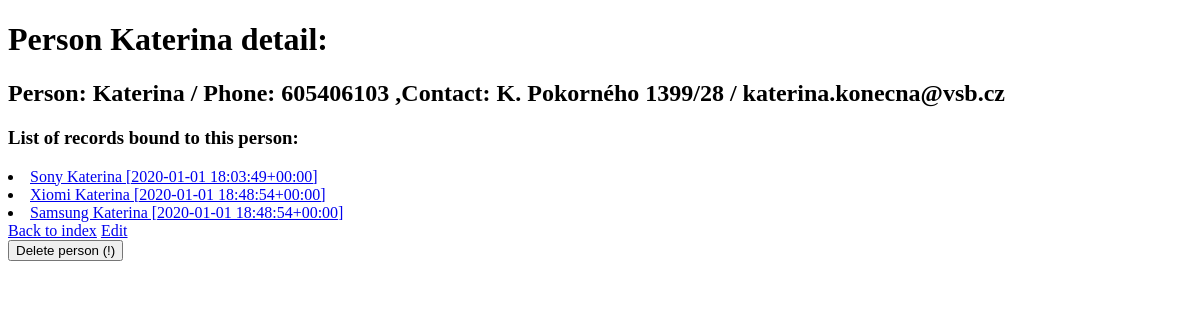
/persons/2/, run on an earlier commit of the app's database.
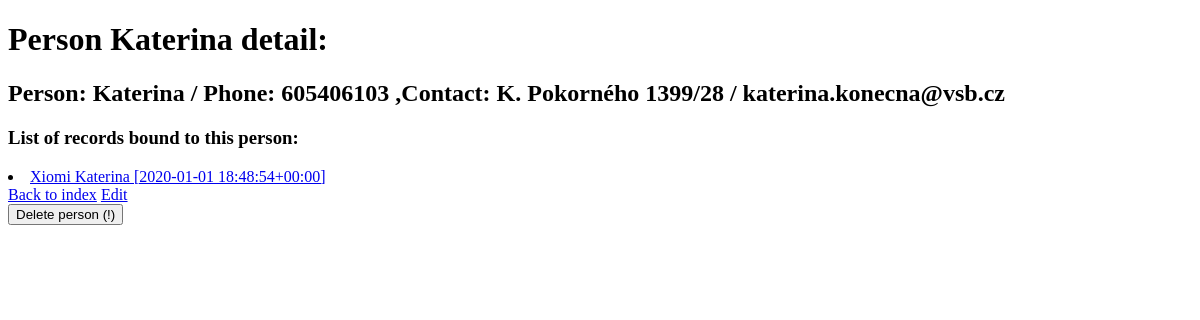
And on a later commit of the database.
### records/models.py (models this page shows, shortened)
class Record(models.Model):
    timestamp = models.DateTimeField(default=datetime.now())
    device_info = models.CharField(max_length=50)
    device_problem = models.CharField(max_length=100)
    servis_solution = models.ForeignKey("Solution", on_delete=models.SET_DEFAULT, blank=True, null=True, default=None)
    solution_status=models.BooleanField(default=False)
    person_info = models.ForeignKey("Person",on_delete=models.CASCADE,blank=True,null=True,default=None)
    DEVICE_TYPES = [
        ('NTB', 'Notebook'),
        ('PC', 'Computer'),
        ('SMP', 'SmartPhone'),
        ('TBL', 'Tablet'),
        ('OT', 'Other'),
    ]
    device_type = models.CharField(max_length=4,choices=DEVICE_TYPES,default="NON")
    def __str__(self):
        return "{} {} [{}]".format(self.device_info,self.person_info,self.timestamp)

class Person(models.Model):
    person_name = models.CharField(max_length=30)
    person_address = models.CharField(max_length=100)
    person_email = models.EmailField(max_length=50,default=None)
    person_phone = models.BigIntegerField()
    def __str__(self):
        return self.person_name
    def getDescription(self):
        return "Person: {} / Phone: {} \t ,Contact: {}  / {}".format(self.person_name,self.person_phone,self.person_address,self.person_email)

### records/views.py (the view)
# urls.py: path('persons/<int:person_id>/', records.views.person_detail, name="person_detail"),
def person_detail(request, person_id):
    person = get_object_or_404(Person,id=person_id)
    records_bounds = Record.objects.all().filter(person_info=person)
    return render(request, "p_detail.html", {"t_person": person, "t_records_bounds": records_bounds})

### templates/p_detail.html (shortened to what this page needs)
<!DOCTYPE html>
<html lang="en">
<head>
</head>
<body>
    <h1>Person {{t_person}} detail: </h1>
    <h2>{{t_person.getDescription}}</h2>
    <h3>List of records bound to this person:</h3>
    {% for record in t_records_bounds %}
        <li><a  href="{% url 'record_detail' record.id %}">{{record}}</a></li>
    {% endfor %}
<a href="{% url 'persons_index'%}">Back to index</a>
<a href="{% url 'person_edit' t_person.id %}">Edit</a>
<form action="{% url 'person_delete' t_person.id %}" method="POST">
    <input type="submit" value="Delete person (!)" />
</form>
</body>
</html>

What changed in the data, as far as the page shows it:
no longer on this page (row edited): Record: device_info+person_info+timestamp "Sony Katerina [2020-01-01 18:03:49+00:00]"
removed Record: device_info+person_info+timestamp "Samsung Katerina [2020-01-01 18:48:54+00:00]"
